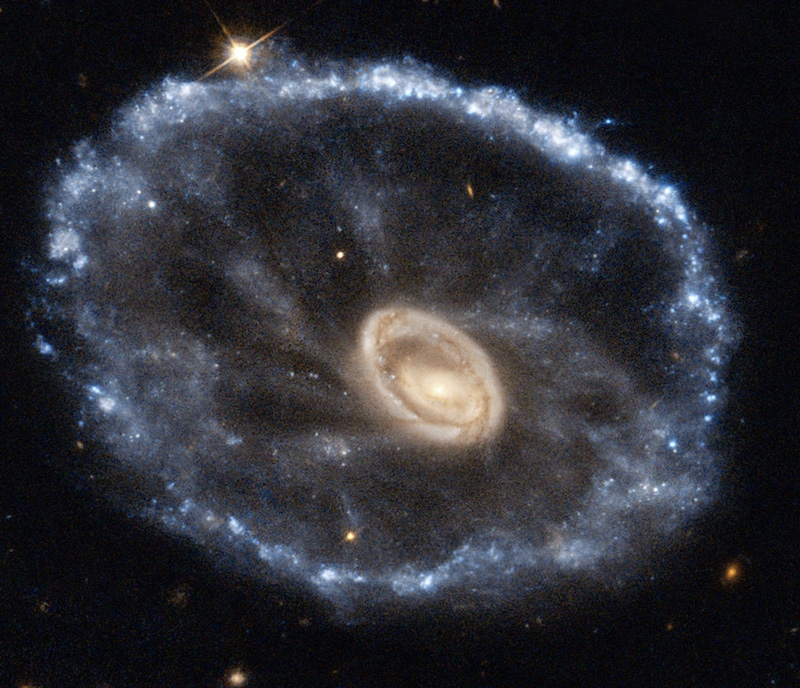
#> input picture data/images/0ed3ff61-717d-4a58-83d3-90e8af0c4d22.jpg, 800 x 688 px
$ python -i image_processing.py   (imports and definitions only)
#> lines starting #> are read from the running program, lines starting #| are printed output that depends on the picture; after the words box and inside, x2 and y2 are one past the last pixel; in counts of white or black regions, pixels touching at a corner belong together
import cv2
import os
import numpy as np
from scipy.ndimage import gaussian_filter
from skimage.feature import hog
from skimage.color import rgb2gray

def process_astronomical_image(image_path):
    img = cv2.imread(image_path)
#> img is the input picture: shape (688, 800, 3); mean B, G, R 53.8, 46.9, 45.7
    gray = cv2.cvtColor(img, cv2.COLOR_BGR2GRAY)
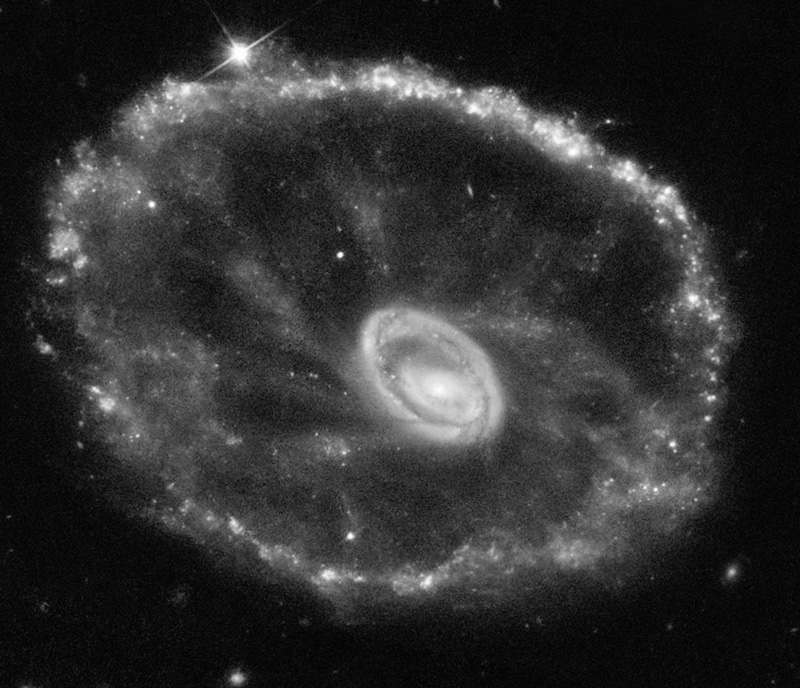
#> gray: shape (688, 800); min 0, max 255, mean 47.3

    blurred = gaussian_filter(gray, sigma=1)

    edges = cv2.Canny(blurred, 50, 150)
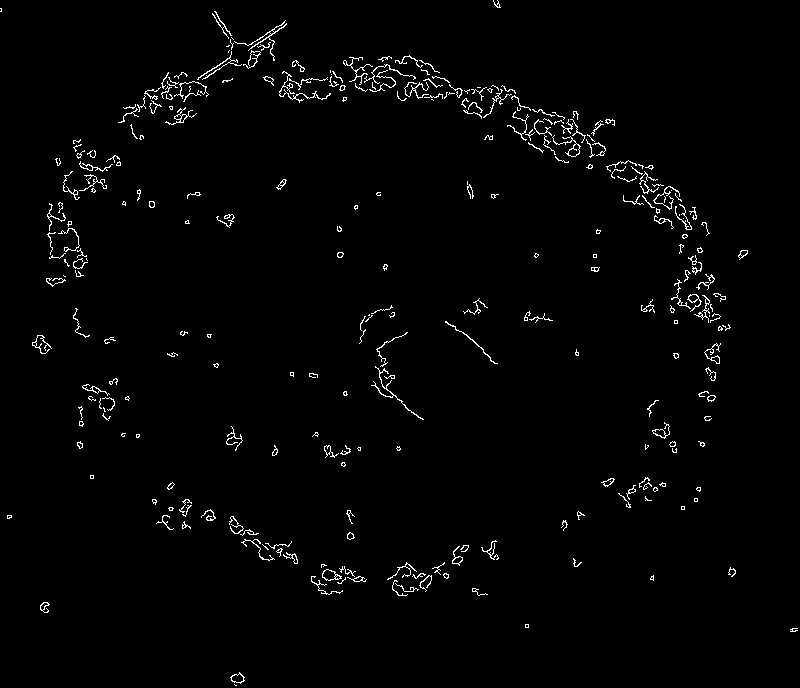
#> edges: shape (688, 800); 1.7% white in thin lines or dots

    contours, _ = cv2.findContours(edges, cv2.RETR_EXTERNAL, cv2.CHAIN_APPROX_SIMPLE)
#> contours = 288 contours, 236 with area under 20; largest, box (x1, y1, x2, y2) and area: (322, 569, 342, 581) 132, (552, 135, 581, 157) 112, (230, 672, 245, 684) 91, (652, 422, 670, 439) 74, (165, 107, 197, 125) 72

    processed_img = img.copy()
    cv2.drawContours(processed_img, contours, -1, (0, 255, 0), 2)
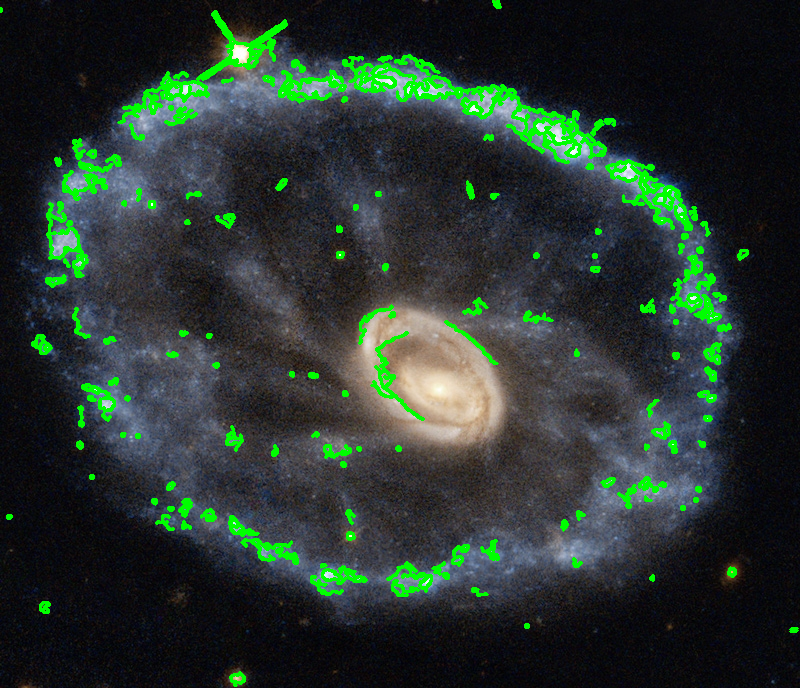
#> processed_img: shape (688, 800, 3); 5.12% of pixels changed, all inside (x1, y1, x2, y2) = (0, 0, 799, 687)

    processed_image_path = os.path.join('data/processed_images', os.path.basename(image_path))
    cv2.imwrite(processed_image_path, processed_img)

    return {
        'original': image_path,
        'processed': processed_image_path
    }

def classify_galaxy(processed_image_filename):
    processed_image_path = processed_image_filename
    img = cv2.imread(processed_image_path)
    gray = cv2.cvtColor(img, cv2.COLOR_BGR2GRAY)

    blurred = gaussian_filter(gray, sigma=1)
    edges = cv2.Canny(blurred, 50, 150)

    fd, hog_image = hog(edges, orientations=8, pixels_per_cell=(16, 16),
                        cells_per_block=(1, 1), visualize=True, channel_axis=None)

    contours, _ = cv2.findContours(edges, cv2.RETR_EXTERNAL, cv2.CHAIN_APPROX_SIMPLE)

    contour_lengths = [cv2.arcLength(cnt, True) for cnt in contours]
    num_contours = len(contours)

    if num_contours > 50 and any(cl > 200 for cl in contour_lengths):
        return "Espiral"
    elif 20 < num_contours <= 50 and any(100 < cl <= 200 for cl in contour_lengths):
        return "Elíptica"
    else:
        return "Irregular"

>>> result = process_astronomical_image('../data/images/0ed3ff61-717d-4a58-83d3-90e8af0c4d22.jpg')

$ run again, on data/images/20d780a4-850f-4f6d-8d71-efeca620b7db.jpg
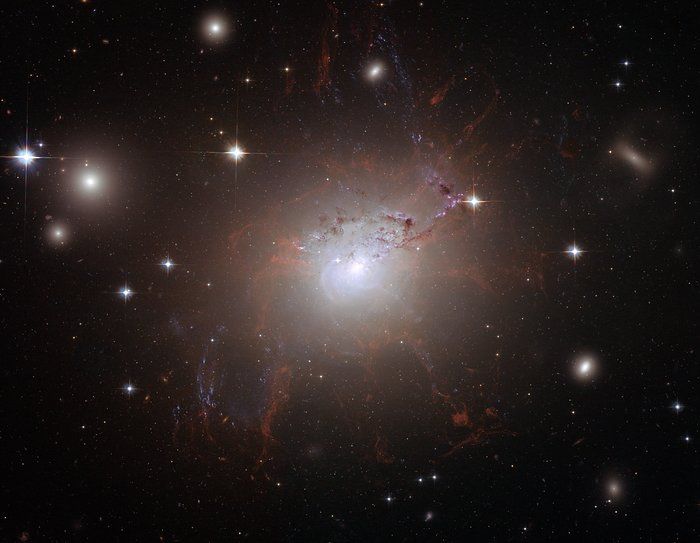
#> input picture data/images/20d780a4-850f-4f6d-8d71-efeca620b7db.jpg, 700 x 543 px
#> in process_astronomical_image, img is the input picture: shape (543, 700, 3); mean B, G, R 31.9, 33.4, 41.2
#> in process_astronomical_image, `edges = cv2.Canny(blurred, 50, 150)`:
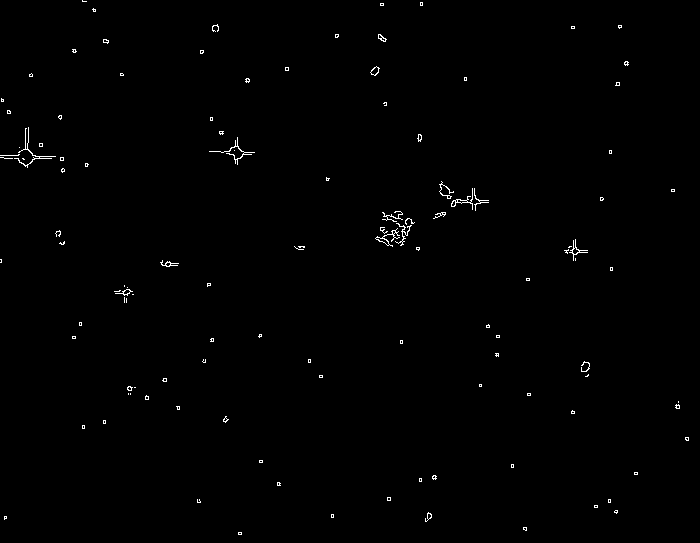
#> edges: shape (543, 700); 0.54% white in thin lines or dots
#> contours = 117 contours, 106 with area under 20; largest, box (x1, y1, x2, y2) and area: (375, 228, 400, 247) 66, (451, 188, 473, 210) 56, (370, 66, 380, 76) 48, (569, 239, 588, 261) 40, (115, 289, 133, 296) 31
#> in process_astronomical_image, `cv2.drawContours(processed_img, contours, -1, (0, 255, 0), 2)`:
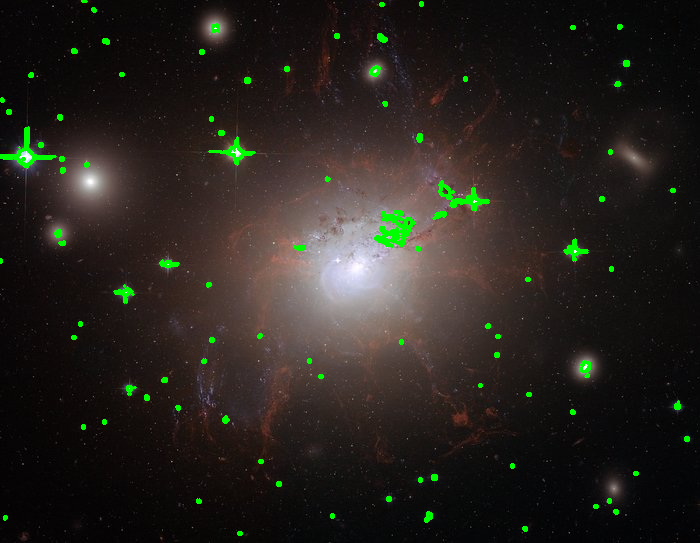
#> processed_img: shape (543, 700, 3); 1.5% of pixels changed, all inside (x1, y1, x2, y2) = (0, 0, 690, 536)
